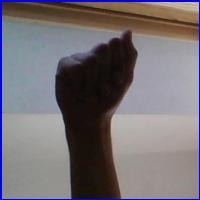
#> input picture dataset/training/A3.jpg, 200 x 200 px
$ jupyter execute main.ipynb
#> lines starting #> are read from the running program, lines starting #| are printed output that depends on the picture; after the words box and inside, x2 and y2 are one past the last pixel; in counts of white or black regions, pixels touching at a corner belong together
[cell 1]
import cv2
import numpy as np
import matplotlib.pyplot as plt

[cell 2]
img= cv2.imread("dataset/training/A3.jpg")
#> img is the input picture: shape (200, 200, 3); mean B, G, R 116.4, 111.4, 117.1

#segmentation
gray = cv2.cvtColor(img,cv2.COLOR_BGR2GRAY)
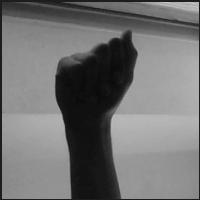
#> gray: shape (200, 200); min 8, max 202, mean 113.7
ret, thresh = cv2.threshold(gray,0,255,cv2.THRESH_BINARY_INV+cv2.THRESH_OTSU)
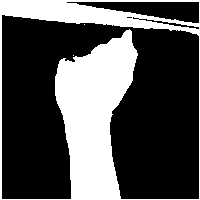
#> thresh: shape (200, 200); 31.7% white; 3 white regions (2 under 20 px), largest, box (x1, y1, x2, y2) and area: (0, 0, 200, 200) 12680
#> ret = 92

#noise removal
kernel = np.ones((3,3),np.uint8)
thresh = cv2.morphologyEx(thresh,cv2.MORPH_OPEN,kernel, iterations = 2)
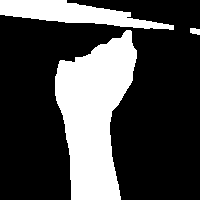
#> thresh: shape (200, 200); 28.4% white; 3 white regions, box (x1, y1, x2, y2) and area: (55, 30, 137, 200) 8654, (0, 0, 174, 30) 2631, (190, 28, 200, 35) 57

res = cv2.bitwise_and(img,img,thresh)

plt.imshow(thresh)
plt.title("Mask")
plt.show()

plt.figure()

plt.imshow(res)
plt.title("Resultat")
plt.show()

$ run again, with dataset/training/A10.jpg copied over dataset/training/A3.jpg
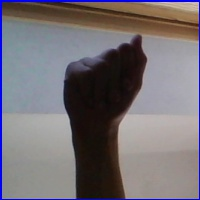
#> input picture dataset/training/A10.jpg, 200 x 200 px
#> img is the input picture: shape (200, 200, 3); mean B, G, R 116.8, 111.6, 117.1
#> `ret, thresh = cv2.threshold(gray,0,255,cv2.THRESH_BINARY_INV+cv2.THRES..`:
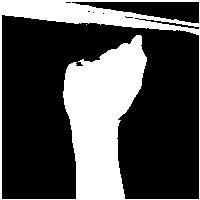
#> thresh: shape (200, 200); 31.4% white; 2 white regions (1 under 20 px), largest, box (x1, y1, x2, y2) and area: (0, 0, 200, 200) 12540
#> ret = 92
#> `thresh = cv2.morphologyEx(thresh,cv2.MORPH_OPEN,kernel, iterations = 2)`:
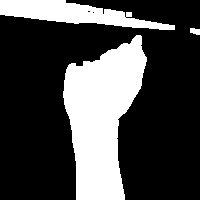
#> thresh: shape (200, 200); 28% white; 3 white regions, box (x1, y1, x2, y2) and area: (63, 35, 147, 200) 8506, (0, 0, 175, 30) 2635, (190, 28, 200, 35) 56

$ run again, with dataset/training/A134.jpg copied over dataset/training/A3.jpg
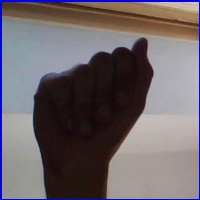
#> input picture dataset/training/A134.jpg, 200 x 200 px
#> img is the input picture: shape (200, 200, 3); mean B, G, R 106.6, 101.8, 110.4
#> `ret, thresh = cv2.threshold(gray,0,255,cv2.THRESH_BINARY_INV+cv2.THRES..`:
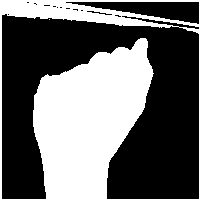
#> thresh: shape (200, 200); 40.8% white; 2 white regions (1 under 20 px), largest, box (x1, y1, x2, y2) and area: (0, 0, 200, 200) 16324
#> ret = 93
#> `thresh = cv2.morphologyEx(thresh,cv2.MORPH_OPEN,kernel, iterations = 2)`:
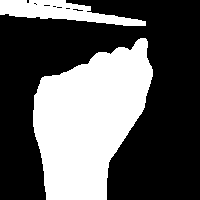
#> thresh: shape (200, 200); 36.9% white; 2 white regions, box (x1, y1, x2, y2) and area: (33, 38, 153, 200) 12798, (0, 0, 146, 26) 1959

$ run again, with dataset/training/A214.jpg copied over dataset/training/A3.jpg
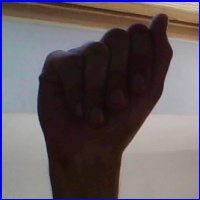
#> input picture dataset/training/A214.jpg, 200 x 200 px
#> img is the input picture: shape (200, 200, 3); mean B, G, R 94.4, 89.9, 99.6
#> `ret, thresh = cv2.threshold(gray,0,255,cv2.THRESH_BINARY_INV+cv2.THRES..`:
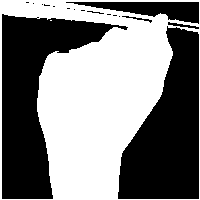
#> thresh: shape (200, 200); 50% white; 2 white regions (1 under 20 px), largest, box (x1, y1, x2, y2) and area: (0, 0, 200, 200) 19995
#> ret = 93
#> `thresh = cv2.morphologyEx(thresh,cv2.MORPH_OPEN,kernel, iterations = 2)`:
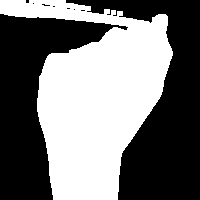
#> thresh: shape (200, 200); 46.6% white; 1 white region, box (x1, y1, x2, y2) and area: (0, 0, 173, 200) 18632
